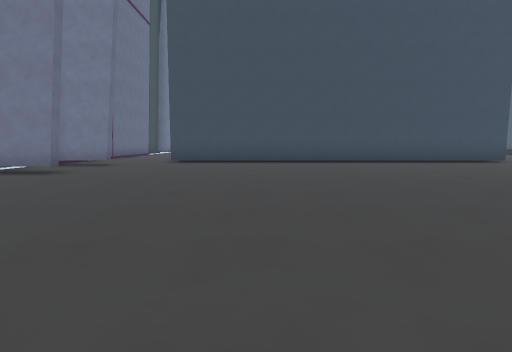
[1] (above)

24 first-person views from a walk through a level from a Godot 3-D game. The camera is 1.2 m above the floor, tilts 6° down and sees 80° across. The floor is counted in squares, 2 m on a side. Each view is taken from the middle of a square. On the plan, view 1 faces up. The plan holds only what a view shows up to about 9 squares ahead; the rest is blank. The place goes on beyond the plan. Surface patterns are stand-ins for the level's own textures.

[2]
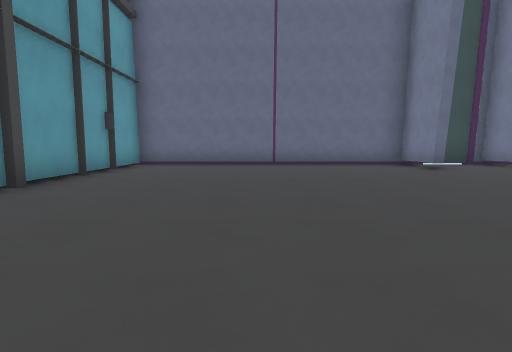

[3]
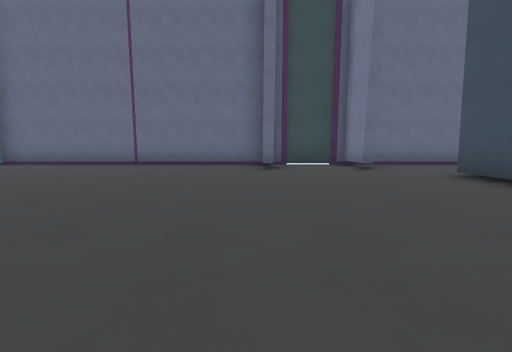

[4]
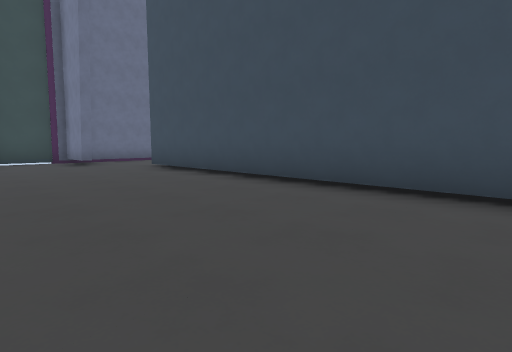

[5]
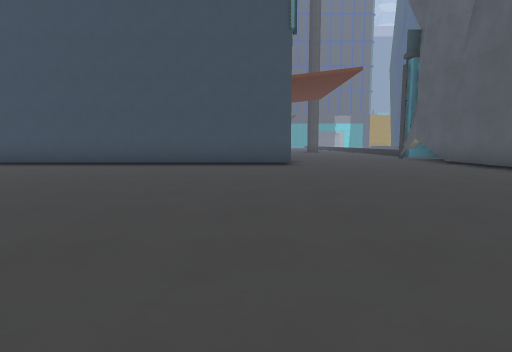

[6]
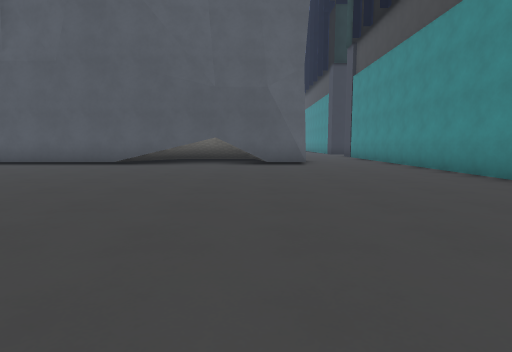

[7]
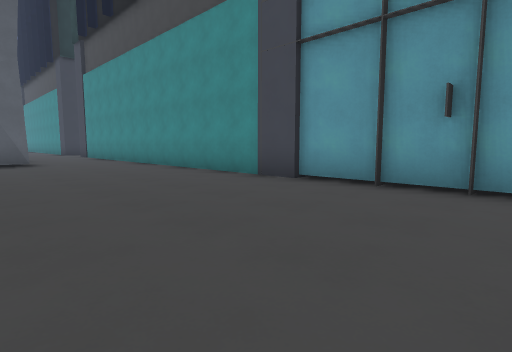

[8]
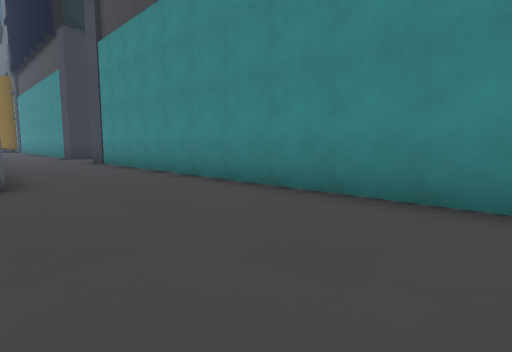

[9]
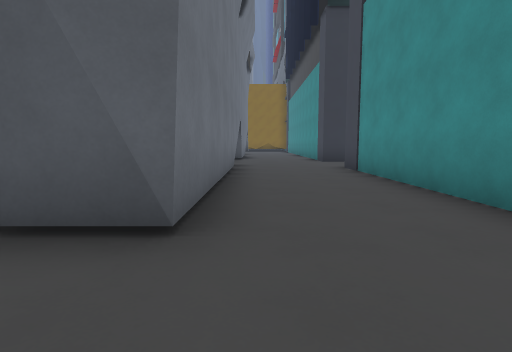

[10]
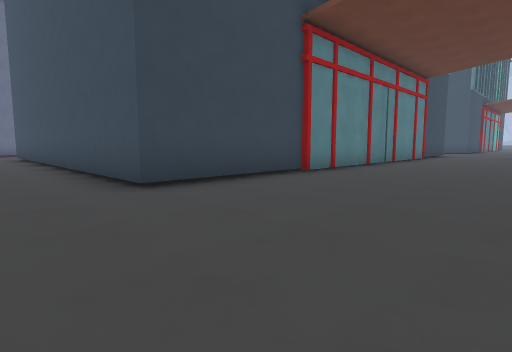

[11]
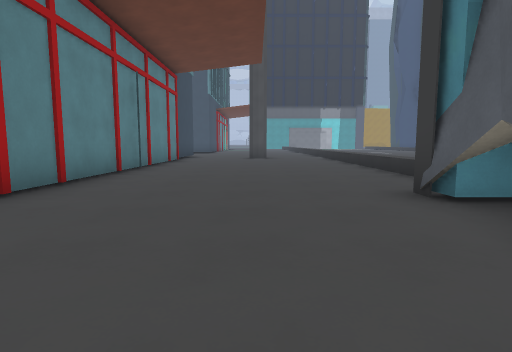

[12]
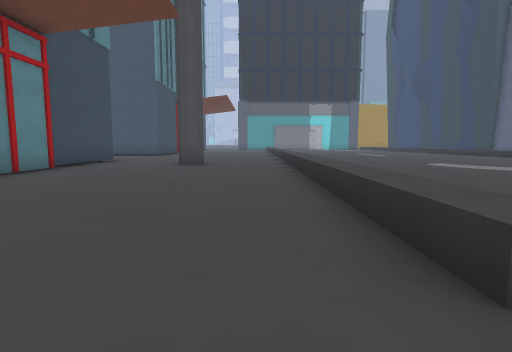

[13]
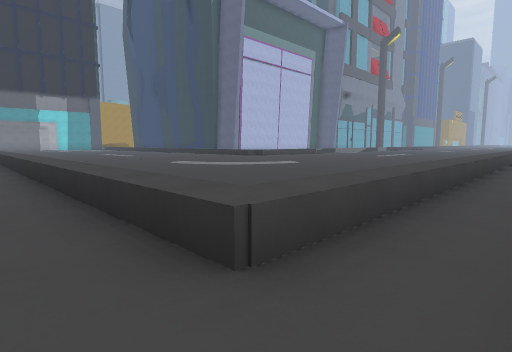

[14]
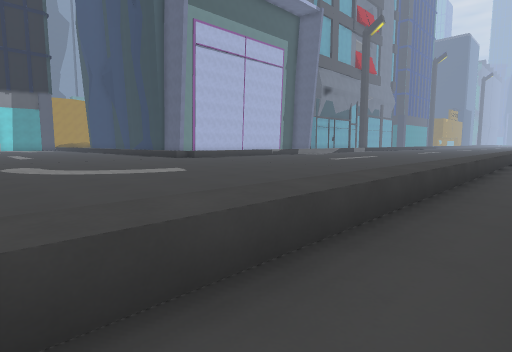

[15]
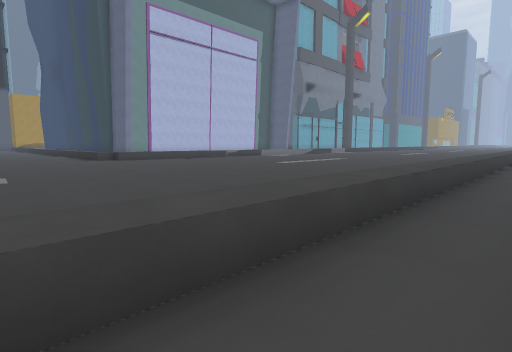

[16]
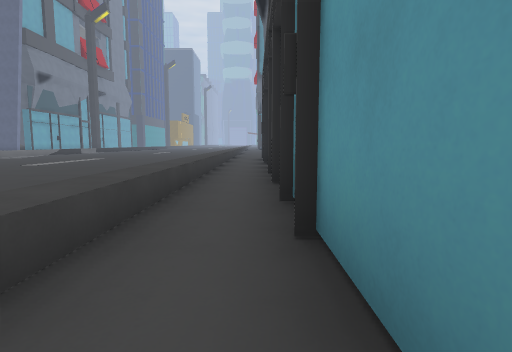

[17]
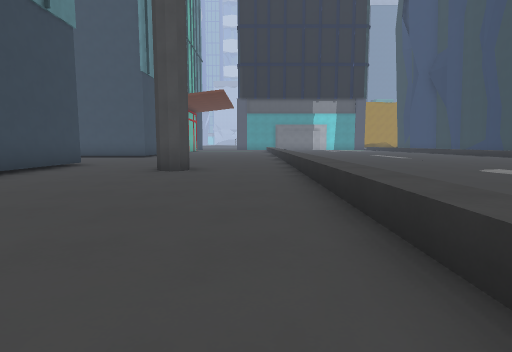

[18]
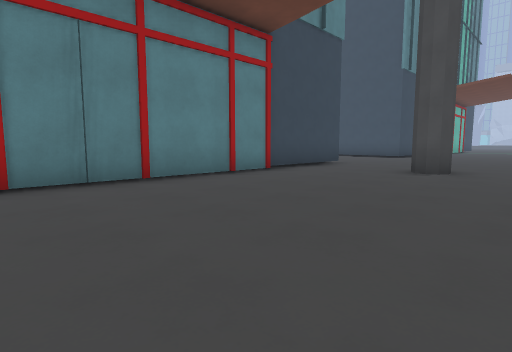

[19]
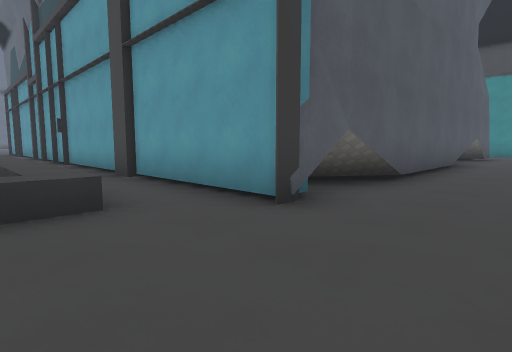

[20]
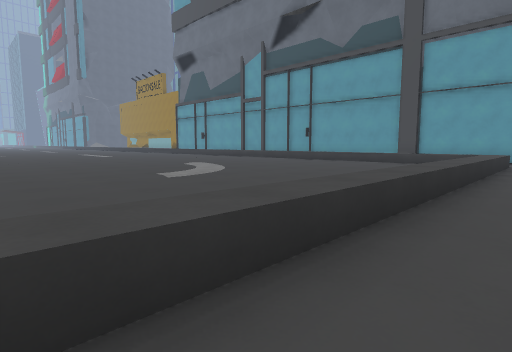

[21]
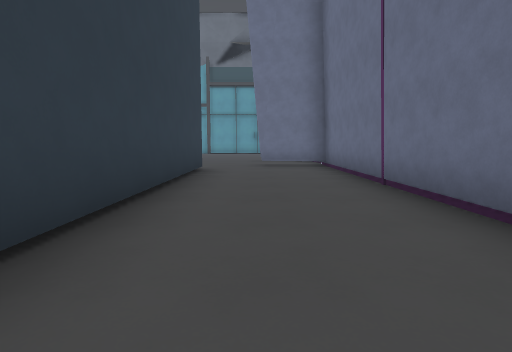

[22]
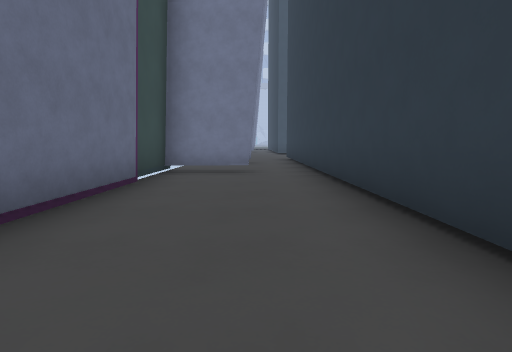

[23]
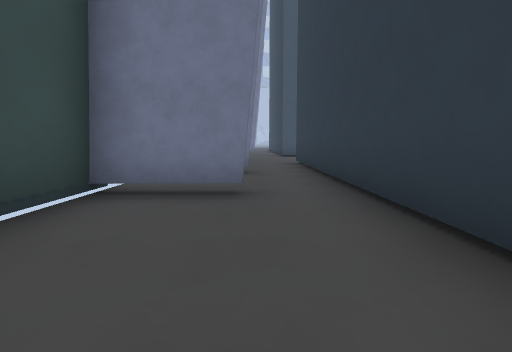

[24]
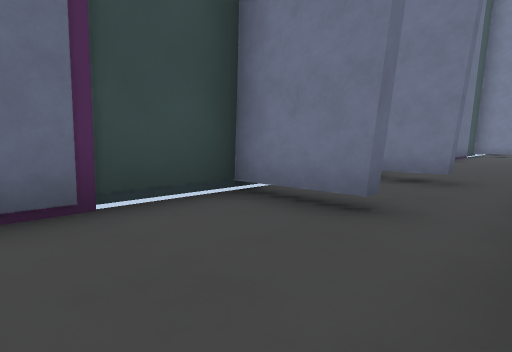

### Floor plan
Key: @ floor where view 1 was taken; # wall or solid block; x gap in a wall; . main floor; : floor 0.25 m higher than the main floor; ^ raised ledge.
Columns run from 6 left of view 1 to 31 right of it. Each row starts with its distance up from view 1.
 25  ..           ......^ .......
 24  ...#         #.....^ .........
 23  ...#         #..#..^ .........
 22  ...#         #.....^ ..:.......
 21  #..#         #.....^ .............
 20 ....#         #.....^ ....:........
 19 ##..#         #.....^ .............
 18 #...#         #.....^ ..............
 17 #...#         #.....^ ..............
 16 #...#         #.....^...........
 15 #...#         #.....^^^^^^^^^^^^^^^^^^
 14 #...#         #............x.......
 13 #...#         #....#############
 12 #...#         #....##
 11 #...#         #....#
 10 #...###########....#
  9 ##.................#
  8 #..................#
  7 #..................#
  6 ##.................#
  5 #..................#
  4 #..................#
  3 #..................#
  2 #..................#######
  1 #..........................
  0 #.....@. ..................
 -1 #......  ..................
 -2 ######   ################

Where each view was taken, in squares from view 1:
view 1: 0 up, 0 right, facing up
view 2: 2 up, 3 right, facing left
view 3: 6 up, 3 right, facing left
view 4: 6 up, 5 right, facing up-left
view 5: 1 up, 7 right, facing up
view 6: 3 up, 4 right, facing right
view 7: 3 up, 3 right, facing down-right
view 8: 2 up, 8 right, facing down-right
view 9: 1 up, 11 right, facing right
view 10: 8 up, 12 right, facing up-left
view 11: 10 up, 11 right, facing up
view 12: 14 up, 13 right, facing up
view 13: 14 up, 13 right, facing up-right
view 14: 14 up, 17 right, facing up-right
view 15: 14 up, 20 right, facing up-right
view 16: 14 up, 19 right, facing right
view 17: 16 up, 13 right, facing up
view 18: 16 up, 13 right, facing up-left
view 19: 16 up, 11 right, facing down-right
view 20: 25 up, 13 right, facing down-right
view 21: 17 up, 4 left, facing down
view 22: 12 up, 4 left, facing up
view 23: 15 up, 4 left, facing up
view 24: 16 up, 3 left, facing up-left
